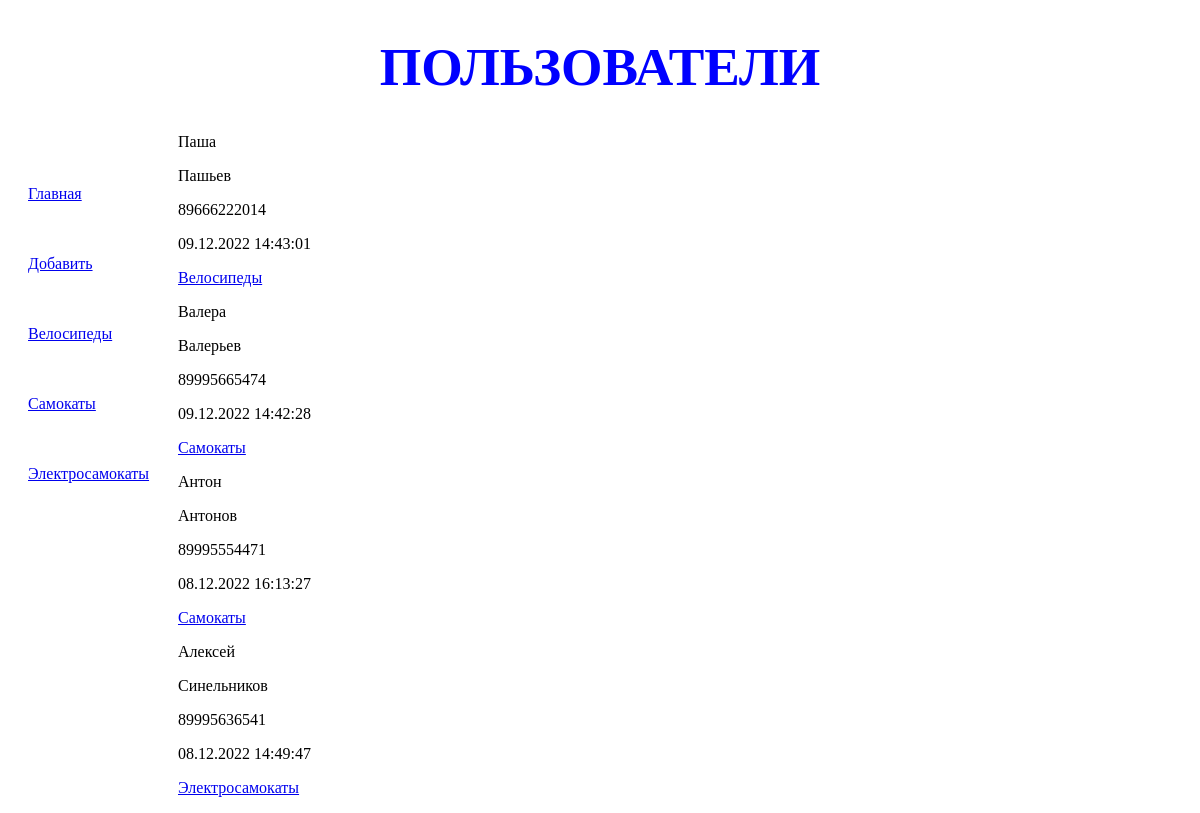
/transport/, run on the app's committed database.
### transport/models.py (models this page shows, shortened)
class Rubric(models.Model):
    name = models.CharField(max_length=20, db_index=True, verbose_name='Название')
    class Meta:
        verbose_name_plural = 'Рубрики'
        verbose_name = 'Рубрика'
        ordering = ['name']

class User(models.Model):
    user_name = models.CharField(null=True, max_length=50, verbose_name='Имя пользователя')
    user_surname = models.CharField(null=True, max_length=100, verbose_name='Фамилия пользователя')
    user_number = models.IntegerField(null=True, blank=True, verbose_name='Номер телефона')
    published = models.DateTimeField(auto_now_add=True, db_index=True, verbose_name='Опубликовано')
    rubric = models.ForeignKey('Rubric', null=True, on_delete=models.PROTECT, verbose_name='Рубрика')
    class Meta:
        verbose_name_plural = 'Пользователи'
        verbose_name = 'Пользователь'
        ordering = ['-published']

### transport/views.py (the view)
# urls.py: path('', index, name='index'),
def index(request):
    bbs = User.objects.all()
    rubrics = Rubric.objects.all()
    context = {'bbs':bbs, 'rubrics':rubrics,}
    return render(request, 'transport/index.html', context)

### transport/templates/transport/index.html
{% extends 'layout/basic.html' %}
 {% block content %}
  {% for bb in bbs %}
   <div>
       <p>{{ bb.user_name }}</p>
       <p>{{ bb.user_surname }}</p>
       <p>{{ bb.user_number }}</p>
       <p>{{ bb.published|date:"d.m.Y H:i:s" }}</p>
       <p><a href="{% url 'by_rubric' bb.rubric.pk %}">{{ bb.rubric.name }}</a></p>
   </div>
   {% endfor %}
   {% endblock %}

### transport/templates/layout/basic.html (shortened to what this page needs)
{% load static %}
<!DOCTYPE html>
<html lang="en">
<head>
    <link rel="stylesheet" type="text/css"
    href="{% static 'transport/style.css' %}">
</head>
<body>
   <header>
       <h1>Пользователи</h1>
   </header>
   <nav>
       <a href="{% url 'index' %}">Главная</a>
       <a href="{% url 'add' %}">Добавить</a>
       {% for rubric in rubrics %}
       <a href="{% url 'by_rubric' rubric.pk %}">{{ rubric.name }}</a>
       {% endfor %}
   </nav>
   <section>
       {% block content %}
       {% endblock %}
   </section>
</body>
</html>

### transport/static/transport/style.css (style rules this page uses)
header h1 { font-size: 40pt; text-transform: uppercase; text-align: center; color: blue; }
nav { font-size: 16 pt; width: 150px; float: left; }
nav a { display: block; margin: 52px 20px; }
section { margin-left: 170px; }

### data on the page
Rubric: name "Велосипеды"
Rubric: name "Самокаты"
Rubric: name "Электросамокаты"
User: user_name "Паша", user_surname "Пашьев", user_number "89666222014", published "09.12.2022 14:43:01", rubric.name "Велосипеды"
User: user_name "Валера", user_surname "Валерьев", user_number "89995665474", published "09.12.2022 14:42:28", rubric.name "Самокаты"
User: user_name "Антон", user_surname "Антонов", user_number "89995554471", published "08.12.2022 16:13:27", rubric.name "Самокаты"
User: user_name "Алексей", user_surname "Синельников", user_number "89995636541", published "08.12.2022 14:49:47", rubric.name "Электросамокаты"
